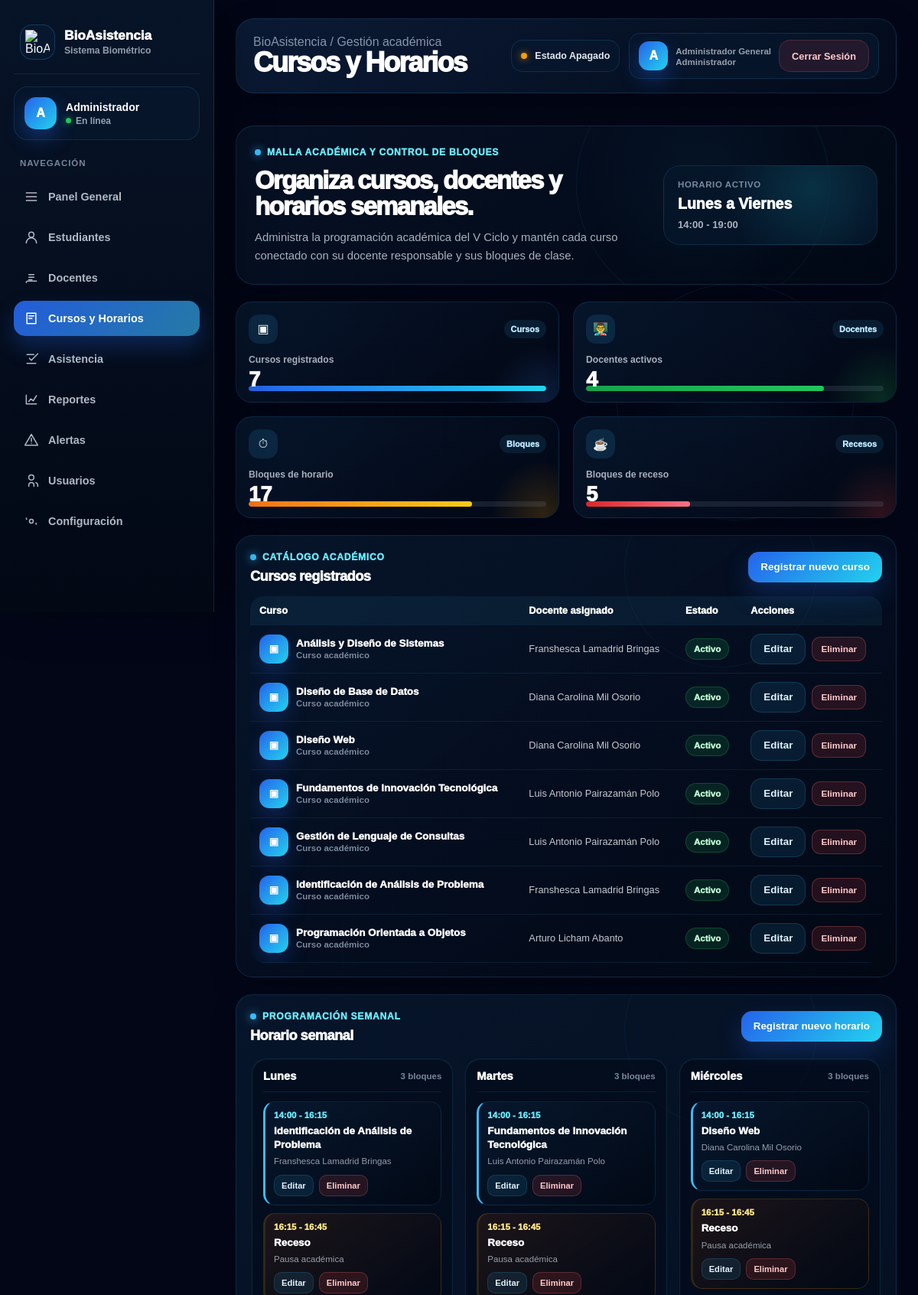
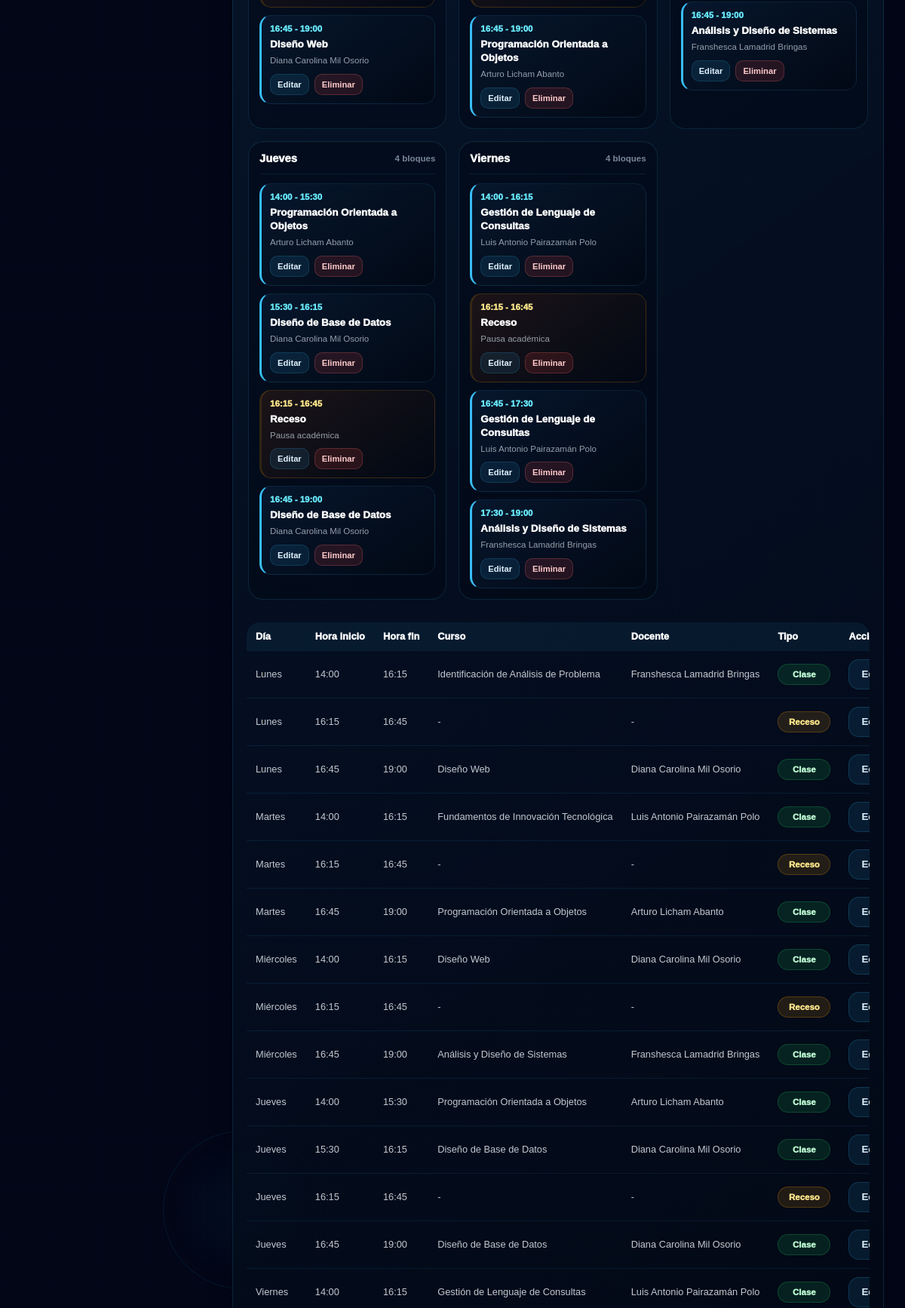
The page /pages/cursos_horarios.php (signed in, upper part) on the database its author committed (2 pictures, top to bottom).
### tables this page shows
CREATE TABLE cursos (
    id_curso INT AUTO_INCREMENT PRIMARY KEY,
    codigo_curso VARCHAR(20) NULL UNIQUE,
    nombre_curso VARCHAR(160) NOT NULL,
    descripcion VARCHAR(300) NULL,
    ciclo VARCHAR(20) NOT NULL DEFAULT 'V',
    programa_estudios VARCHAR(160) NOT NULL DEFAULT 'Computación e Informática',
    horas_semanales INT NOT NULL DEFAULT 0,
    estado ENUM('Activo','Inactivo') NOT NULL DEFAULT 'Activo',
    fecha_registro DATETIME NOT NULL DEFAULT CURRENT_TIMESTAMP
);

CREATE TABLE horarios (
    id_horario INT AUTO_INCREMENT PRIMARY KEY,
    id_curso INT NULL,
    id_docente INT NULL,
    dia_semana ENUM('Lunes','Martes','Miércoles','Jueves','Viernes','Sábado','Domingo') NOT NULL,
    hora_inicio TIME NOT NULL,
    hora_fin TIME NOT NULL,
    tipo_actividad ENUM('Clase','Receso') NOT NULL DEFAULT 'Clase',
    aula VARCHAR(60) NULL,
    estado ENUM('Activo','Inactivo') NOT NULL DEFAULT 'Activo',
    fecha_registro DATETIME NOT NULL DEFAULT CURRENT_TIMESTAMP,
    CONSTRAINT fk_horarios_cursos
        FOREIGN KEY (id_curso)
        REFERENCES cursos(id_curso)
        ON DELETE SET NULL
        ON UPDATE CASCADE,
    CONSTRAINT fk_horarios_docentes
        FOREIGN KEY (id_docente)
        REFERENCES docentes(id_docente)
        ON DELETE SET NULL
        ON UPDATE CASCADE,
    CONSTRAINT chk_horarios_horas CHECK (hora_fin > hora_inicio)
);

### pages/cursos_horarios.php (the view, shortened to what the rows shown need)
<?php
require_once __DIR__ . '/../includes/auth.php';
$rol = obtener_rol_usuario();
function escapar_cursos($valor): string
{
    return htmlspecialchars((string) $valor, ENT_QUOTES, 'UTF-8');
}
function limpiar_hora_cursos(?string $hora): string
{
    return substr($hora, 0, 5);
}
function preparar_json_cursos(array $datos): string
{
    return htmlspecialchars(
        json_encode($datos, JSON_UNESCAPED_UNICODE | JSON_HEX_APOS | JSON_HEX_QUOT),
        ENT_QUOTES,
        'UTF-8'
    );
}
$diasPermitidos = ['Lunes', 'Martes', 'Miércoles', 'Jueves', 'Viernes'];
$consultaCursos = $pdo->query(
    "SELECT c.id_curso,
            c.nombre_curso,
            c.estado,
            MIN(d.id_docente) AS id_docente_asignado,
            GROUP_CONCAT(CONCAT(u.nombres, ' ', u.apellidos) ORDER BY u.apellidos ASC SEPARATOR ', ') AS docentes_asignados
     FROM cursos c
     LEFT JOIN docente_curso dc ON c.id_curso = dc.id_curso
     LEFT JOIN docentes d ON dc.id_docente = d.id_docente
     LEFT JOIN usuarios u ON d.id_usuario = u.id_usuario
     GROUP BY c.id_curso, c.nombre_curso, c.estado
     ORDER BY c.nombre_curso ASC"
);
$listaCursos = $consultaCursos->fetchAll();
$consultaHorarios = $pdo->query(
    "SELECT h.id_horario,
            h.dia_semana,
            h.hora_inicio,
            h.hora_fin,
            h.id_curso,
            h.id_docente,
            h.tipo_actividad,
            c.nombre_curso,
            CONCAT(u.nombres, ' ', u.apellidos) AS docente_nombre
     FROM horarios h
     LEFT JOIN cursos c ON h.id_curso = c.id_curso
     LEFT JOIN docentes d ON h.id_docente = d.id_docente
     LEFT JOIN usuarios u ON d.id_usuario = u.id_usuario
     ORDER BY FIELD(h.dia_semana, 'Lunes', 'Martes', 'Miércoles', 'Jueves', 'Viernes'), h.hora_inicio ASC"
);
$listaHorarios = $consultaHorarios->fetchAll();
$horariosPorDia = [];
foreach ($diasPermitidos as $dia) {
    $horariosPorDia[$dia] = [];
}
foreach ($listaHorarios as $horario) {
    if (isset($horariosPorDia[$horario['dia_semana']])) {
        $horariosPorDia[$horario['dia_semana']][] = $horario;
    }
}
?>
<!DOCTYPE html>
<html lang="es">
<head>
    <link rel="stylesheet" href="<?php echo app_url('assets/css/styles.css?v=9999'); ?>">
</head>
<body class="pagina-interna pagina-cursos">
    <div class="contenido-principal contenido-premium">
        <header class="barra-superior topbar-premium">
            <div class="topbar-titulos">
                <h1 class="titulo-pagina">Cursos y Horarios</h1>
            </div>
        </header>
        <main class="area-contenido area-premium">
            <section class="modulo-hero hero-cursos">
                <div class="hero-contenido">
                    <h2>Organiza cursos, docentes y horarios semanales.</h2>
                </div>
            </section>
            <section class="tarjeta-panel panel-premium">
                <div class="panel-cabecera-premium">
                    <div>
                        <h2 class="titulo-tarjeta-panel">Cursos registrados</h2>
                    </div>
                </div>
                <div class="tabla-contenedor-premium">
                    <table class="tabla-datos tabla-premium">
                        <thead>
                            <tr>
                                <th>Curso</th>
                                <th>Docente asignado</th>
                                <th>Estado</th>
                                <?php if ($rol === 'Administrador'): ?>
                                    <th>Acciones</th>
                                <?php endif; ?>
                            </tr>
                        </thead>
                        <tbody>
                            <?php if (count($listaCursos) === 0): ?>
                                <tr>
                                    <td colspan="<?php echo $rol === 'Administrador' ? '4' : '3'; ?>" class="texto-sin-datos">
                                        No hay cursos registrados.
                                    </td>
                                </tr>
                            <?php else: ?>
                                <?php foreach ($listaCursos as $curso): ?>
                                    <tr>
                                        <td>
                                            <div class="celda-principal">
                                                <span class="avatar-tabla avatar-curso">▣</span>
                                                <div>
                                                    <strong><?php echo escapar_cursos($curso['nombre_curso']); ?></strong>
                                                    <small>Curso académico</small>
                                                </div>
                                            </div>
                                        </td>
                                        <td>
                                            <?php echo $curso['docentes_asignados'] ? escapar_cursos($curso['docentes_asignados']) : 'Sin asignar'; ?>
                                        </td>
                                        <td>
                                            <span class="etiqueta-estado <?php echo $curso['estado'] === 'Activo' ? 'estado-puntual' : 'estado-falto'; ?>">
                                                <?php echo escapar_cursos($curso['estado']); ?>
                                            </span>
                                        </td>
                                        <?php if ($rol === 'Administrador'): ?>
                                            <td>
                                                <div class="acciones-tabla">
                                                    <button
                                                        type="button"
                                                        class="boton-secundario"
                                                        onclick='abrirModalCurso(<?php echo preparar_json_cursos($curso); ?>)'
                                                    >
                                                        Editar
                                                    </button>
                                                    <form method="POST" action="cursos_horarios.php" class="formulario-inline">
                                                        <button
                                                            type="submit"
                                                            class="boton-peligro"
                                                            data-confirmar="¿Seguro que deseas eliminar este curso?"
                                                        >
                                                            Eliminar
                                                        </button>
                                                    </form>
                                                </div>
                                            </td>
                                        <?php endif; ?>
                                    </tr>
                                <?php endforeach; ?>
                            <?php endif; ?>
                        </tbody>
                    </table>
                </div>
            </section>
            <section class="tarjeta-panel panel-premium">
                <div class="panel-cabecera-premium">
                    <div>
                        <h2 class="titulo-tarjeta-panel">Horario semanal</h2>
                    </div>
                </div>
                <div class="horario-grid-premium">
                    <?php foreach ($horariosPorDia as $dia => $horariosDia): ?>
                        <article class="horario-dia-card">
                            <div class="horario-dia-cabecera">
                                <span><?php echo escapar_cursos($dia); ?></span>
                                <small><?php echo count($horariosDia); ?> bloques</small>
                            </div>
                            <?php if (count($horariosDia) === 0): ?>
                                <div class="horario-vacio">Sin horario registrado</div>
                            <?php else: ?>
                                <div class="horario-linea">
                                    <?php foreach ($horariosDia as $horario): ?>
                                        <div class="horario-bloque <?php echo $horario['tipo_actividad'] === 'Receso' ? 'horario-receso' : 'horario-clase'; ?>">
                                            <div class="horario-hora">
                                                <?php echo escapar_cursos(limpiar_hora_cursos($horario['hora_inicio'])); ?>
                                                -
                                                <?php echo escapar_cursos(limpiar_hora_cursos($horario['hora_fin'])); ?>
                                            </div>
                                            <strong>
                                                <?php echo $horario['tipo_actividad'] === 'Receso' ? 'Receso' : escapar_cursos($horario['nombre_curso'] ?? 'Sin curso'); ?>
                                            </strong>
                                            <small>
                                                <?php echo $horario['tipo_actividad'] === 'Receso' ? 'Pausa académica' : escapar_cursos($horario['docente_nombre'] ?? 'Sin docente'); ?>
                                            </small>
                                            <?php if ($rol === 'Administrador'): ?>
                                                <div class="acciones-horario">
                                                    <button
                                                        type="button"
                                                        class="mini-accion"
                                                        onclick='abrirModalHorario(<?php echo preparar_json_cursos($horario); ?>)'
                                                    >
                                                        Editar
                                                    </button>
                                                    <form method="POST" action="cursos_horarios.php">
                                                        <button
                                                            type="submit"
                                                            class="mini-accion mini-peligro"
                                                            data-confirmar="¿Seguro que deseas eliminar este horario?"
                                                        >
                                                            Eliminar
                                                        </button>
                                                    </form>
                                                </div>
                                            <?php endif; ?>
                                        </div>
                                    <?php endforeach; ?>
                                </div>
                            <?php endif; ?>
                        </article>
                    <?php endforeach; ?>
                </div>
                <div class="tabla-contenedor-premium tabla-horario-detalle">
                    <table class="tabla-datos tabla-premium">
                        <thead>
                            <tr>
                                <th>Día</th>
                                <th>Hora inicio</th>
                                <th>Hora fin</th>
                                <th>Curso</th>
                                <th>Docente</th>
                                <th>Tipo</th>
                                <?php if ($rol === 'Administrador'): ?>
                                    <th>Acciones</th>
                                <?php endif; ?>
                            </tr>
                        </thead>
                        <tbody>
                            <?php if (count($listaHorarios) === 0): ?>
                                <tr>
                                    <td colspan="<?php echo $rol === 'Administrador' ? '7' : '6'; ?>" class="texto-sin-datos">
                                        No hay horarios registrados.
                                    </td>
                                </tr>
                            <?php else: ?>
                                <?php foreach ($listaHorarios as $horario): ?>
                                    <tr>
                                        <td><?php echo escapar_cursos($horario['dia_semana']); ?></td>
                                        <td><?php echo escapar_cursos(limpiar_hora_cursos($horario['hora_inicio'])); ?></td>
                                        <td><?php echo escapar_cursos(limpiar_hora_cursos($horario['hora_fin'])); ?></td>
                                        <td><?php echo $horario['nombre_curso'] ? escapar_cursos($horario['nombre_curso']) : '-'; ?></td>
                                        <td><?php echo $horario['docente_nombre'] ? escapar_cursos($horario['docente_nombre']) : '-'; ?></td>
                                        <td>
                                            <span class="etiqueta-estado <?php echo $horario['tipo_actividad'] === 'Receso' ? 'estado-tardanza' : 'estado-puntual'; ?>">
                                                <?php echo escapar_cursos($horario['tipo_actividad']); ?>
                                            </span>
                                        </td>
                                        <?php if ($rol === 'Administrador'): ?>
                                            <td>
                                                <div class="acciones-tabla">
                                                    <button
                                                        type="button"
                                                        class="boton-secundario"
                                                        onclick='abrirModalHorario(<?php echo preparar_json_cursos($horario); ?>)'
                                                    >
                                                        Editar
                                                    </button>
                                                </div>
                                            </td>
                                        <?php endif; ?>
                                    </tr>
                                <?php endforeach; ?>
                            <?php endif; ?>
                        </tbody>
                    </table>
                </div>
            </section>
        </main>
    </div>
</body>
</html>

### rows shown on the page
cursos: nombre_curso "Análisis y Diseño de Sistemas", docentes_asignados "Franshesca Lamadrid Bringas", estado "Activo"
cursos: nombre_curso "Diseño de Base de Datos", docentes_asignados "Diana Carolina Mil Osorio", estado "Activo"
cursos: nombre_curso "Diseño Web", docentes_asignados "Diana Carolina Mil Osorio", estado "Activo"
cursos: nombre_curso "Fundamentos de Innovación Tecnológica", docentes_asignados "Luis Antonio Pairazamán Polo", estado "Activo"
cursos: nombre_curso "Gestión de Lenguaje de Consultas", docentes_asignados "Luis Antonio Pairazamán Polo", estado "Activo"
cursos: nombre_curso "Identificación de Análisis de Problema", docentes_asignados "Franshesca Lamadrid Bringas", estado "Activo"
cursos: nombre_curso "Programación Orientada a Objetos", docentes_asignados "Arturo Licham Abanto", estado "Activo"
horarios: hora_inicio "14:00", hora_fin "16:15", id_curso.nombre_curso "Identificación de Análisis de Problema", docente_nombre "Franshesca Lamadrid Bringas", dia_semana "Lunes", tipo_actividad "Clase"
horarios: hora_inicio "16:15", hora_fin "16:45", shows "Receso", shows "Pausa académica", dia_semana "Lunes", tipo_actividad "Receso"
horarios: hora_inicio "16:45", hora_fin "19:00", id_curso.nombre_curso "Diseño Web", docente_nombre "Diana Carolina Mil Osorio", dia_semana "Lunes", tipo_actividad "Clase"
horarios: hora_inicio "14:00", hora_fin "16:15", id_curso.nombre_curso "Fundamentos de Innovación Tecnológica", docente_nombre "Luis Antonio Pairazamán Polo", dia_semana "Martes", tipo_actividad "Clase"
horarios: hora_inicio "16:15", hora_fin "16:45", shows "Receso", shows "Pausa académica", dia_semana "Martes", tipo_actividad "Receso"
horarios: hora_inicio "16:45", hora_fin "19:00", id_curso.nombre_curso "Programación Orientada a Objetos", docente_nombre "Arturo Licham Abanto", dia_semana "Martes", tipo_actividad "Clase"
horarios: hora_inicio "14:00", hora_fin "16:15", id_curso.nombre_curso "Diseño Web", docente_nombre "Diana Carolina Mil Osorio", dia_semana "Miércoles", tipo_actividad "Clase"
horarios: hora_inicio "16:15", hora_fin "16:45", shows "Receso", shows "Pausa académica", dia_semana "Miércoles", tipo_actividad "Receso"
horarios: hora_inicio "16:45", hora_fin "19:00", id_curso.nombre_curso "Análisis y Diseño de Sistemas", docente_nombre "Franshesca Lamadrid Bringas", dia_semana "Miércoles", tipo_actividad "Clase"
horarios: hora_inicio "14:00", hora_fin "15:30", id_curso.nombre_curso "Programación Orientada a Objetos", docente_nombre "Arturo Licham Abanto", dia_semana "Jueves", tipo_actividad "Clase"
horarios: hora_inicio "15:30", hora_fin "16:15", id_curso.nombre_curso "Diseño de Base de Datos", docente_nombre "Diana Carolina Mil Osorio", dia_semana "Jueves", tipo_actividad "Clase"
horarios: hora_inicio "16:15", hora_fin "16:45", shows "Receso", shows "Pausa académica", dia_semana "Jueves", tipo_actividad "Receso"
horarios: hora_inicio "16:45", hora_fin "19:00", id_curso.nombre_curso "Diseño de Base de Datos", docente_nombre "Diana Carolina Mil Osorio", dia_semana "Jueves", tipo_actividad "Clase"
horarios: hora_inicio "14:00", hora_fin "16:15", id_curso.nombre_curso "Gestión de Lenguaje de Consultas", docente_nombre "Luis Antonio Pairazamán Polo", dia_semana "Viernes", tipo_actividad "Clase"
horarios: hora_inicio "16:15", hora_fin "16:45", tipo_actividad "Receso"
horarios: hora_inicio "16:45", hora_fin "17:30", id_curso.nombre_curso "Gestión de Lenguaje de Consultas", docente_nombre "Luis Antonio Pairazamán Polo"
horarios: hora_inicio "17:30", hora_fin "19:00", id_curso.nombre_curso "Análisis y Diseño de Sistemas", docente_nombre "Franshesca Lamadrid Bringas"

### other values the page prints
bio_sidebar_texto(bio_sidebar_inicial($nombreSidebar)) "A"
bio_sidebar_texto($rolSidebar) "Administrador"
bio_sidebar_texto($item['titulo']) "Panel General"
bio_sidebar_texto($item['titulo']) "Estudiantes"
bio_sidebar_texto($item['titulo']) "Docentes"
bio_sidebar_texto($item['titulo']) "Cursos y Horarios"
bio_sidebar_texto($item['titulo']) "Asistencia"
bio_sidebar_texto($item['titulo']) "Reportes"
bio_sidebar_texto($item['titulo']) "Alertas"
bio_sidebar_texto($item['titulo']) "Usuarios"
bio_sidebar_texto($item['titulo']) "Configuración"
$estadoDispositivo "Estado Apagado"
escapar_cursos($nombreUsuario) "Administrador General"
escapar_cursos($rol) "Administrador"
$totalCursos "7"
